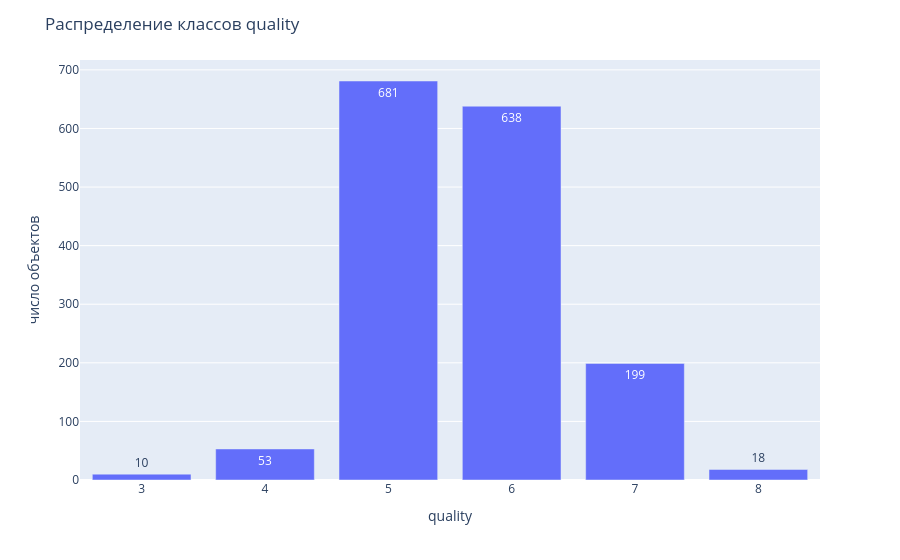
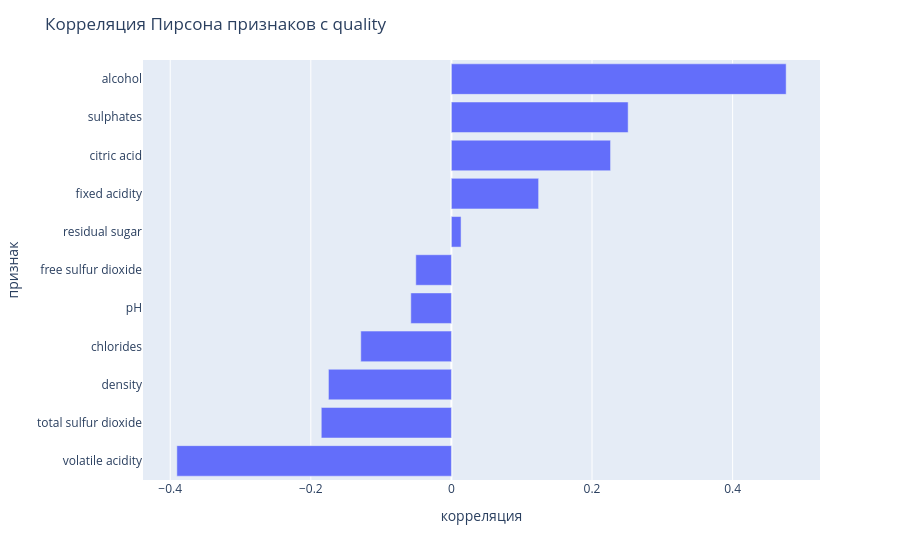

The cell these charts' notebook holds for them, in order:
### Markdown cell above
## 1.1 Набор данных

UCI Wine Quality (красное вино): 1599 объектов, 11 числовых признаков, категориальных нет. Полный EDA сделан в ml-2 ЛР1, здесь только итог: классы качества и их дисбаланс, связь признаков с `quality`.

### Code cell
import plotly.express as px

from src.data import TARGET, load_raw

df = load_raw()
print(df.shape)

counts = df[TARGET].value_counts().sort_index()
fig = px.bar(x=counts.index.astype(str), y=counts.values, text=counts.values)
fig.update_layout(
    title="Распределение классов quality", xaxis_title="quality", yaxis_title="число объектов"
)
fig.show()

corr = df.corr()[TARGET].drop(TARGET).sort_values()
fig = px.bar(x=corr.values, y=corr.index, orientation="h")
fig.update_layout(
    title="Корреляция Пирсона признаков с quality", xaxis_title="корреляция", yaxis_title="признак"
)
fig.show()

### Figure 1 — Plotly figure (JSON) as saved in the notebook; plotly's stock layout.template omitted (floating-point values rounded to 4 significant figures)
{"data": [{"hovertemplate": "x=%{x}<br>y=%{y}<br>text=%{text}<extra></extra>", "legendgroup": "", "marker": {"color": "#636efa", "pattern": {"shape": ""}}, "name": "", "orientation": "v", "showlegend": false, "text": [10.0, 53.0, 681.0, 638.0, 199.0, 18.0], "textposition": "auto", "type": "bar", "x": ["3", "4", "5", "6", "7", "8"], "xaxis": "x", "y": [10, 53, 681, 638, 199, 18], "yaxis": "y"}], "layout": {"barmode": "relative", "legend": {"tracegroupgap": 0}, "margin": {"t": 60}, "title": {"text": "Распределение классов quality"}, "xaxis": {"anchor": "y", "domain": [0.0, 1.0], "title": {"text": "quality"}}, "yaxis": {"anchor": "x", "domain": [0.0, 1.0], "title": {"text": "число объектов"}}}}

### Figure 2 — Plotly figure (JSON) as saved in the notebook; plotly's stock layout.template omitted (floating-point values rounded to 4 significant figures)
{"data": [{"hovertemplate": "x=%{x}<br>y=%{y}<extra></extra>", "legendgroup": "", "marker": {"color": "#636efa", "pattern": {"shape": ""}}, "name": "", "orientation": "h", "showlegend": false, "textposition": "auto", "type": "bar", "x": [-0.3906, -0.1851, -0.1749, -0.1289, -0.05773, -0.05066, 0.01373, 0.1241, 0.2264, 0.2514, 0.4762], "xaxis": "x", "y": ["volatile acidity", "total sulfur dioxide", "density", "chlorides", "pH", "free sulfur dioxide", "residual sugar", "fixed acidity", "citric acid", "sulphates", "alcohol"], "yaxis": "y"}], "layout": {"barmode": "relative", "legend": {"tracegroupgap": 0}, "margin": {"t": 60}, "title": {"text": "Корреляция Пирсона признаков с quality"}, "xaxis": {"anchor": "y", "domain": [0.0, 1.0], "title": {"text": "корреляция"}}, "yaxis": {"anchor": "x", "domain": [0.0, 1.0], "title": {"text": "признак"}}}}
